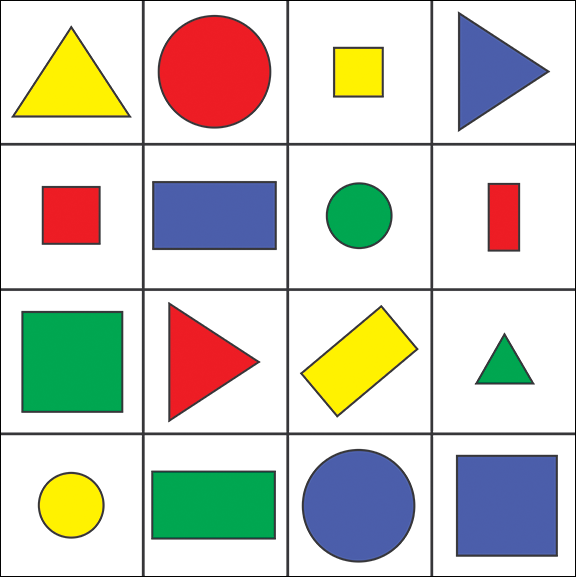
#> input picture circle4.png, 576 x 577 px
$ python find_shapes.py
#> lines starting #> are read from the running program, lines starting #| are printed output that depends on the picture; after the words box and inside, x2 and y2 are one past the last pixel; in counts of white or black regions, pixels touching at a corner belong together

import numpy as np
import matplotlib.pyplot as plt
from scipy import ndimage
import imageio
import cv2

#Load image into variable and display it
lion = imageio.imread('circle4.png') # PasteQqq address of image
#> lion is the input picture: shape (577, 576, 4); mean R, G, B, A 37.1, 37.1, 28.2, 84.2
plt.imshow(lion, cmap = plt.get_cmap('gray'))
plt.show()

image = imageio.imread('circle4.png') # Paste address of image
# plt.imshow(image, cmap = plt.get_cmap('gray'))
# plt.show()


# Convert color image to grayscale to help extraction of edges and plot it
lion_gray = np.dot(lion[...,:3], [0.299, 0.587, 0.114])
#lion_gray = lion_gray.astype('int32')
# plt.imshow(lion_gray, cmap = plt.get_cmap('gray'))
# plt.show()


# Blur the grayscale image so that only important edges are extracted and the noisy ones ignored
lion_gray_blurred = ndimage.gaussian_filter(lion_gray, sigma=1.4) # Note that the value of sigma is image specific
# plt.imshow(lion_gray_blurred, cmap = plt.get_cmap('gray'))
# plt.show()


# Apply Sobel Filter using the convolution operation
# Note that in this case I have used the filter to have a maximum amgnitude of 2, but it can also be changed to other numbers for aggressive edge extraction
# For eg [-1,0,1], [-5,0,5], [-1,0,1]
def SobelFilter(img, direction):
#> called with direction = 'x'
    if (direction == 'x'):
        Gx = np.array([[-1, 0, +1], [-2, 0, +2], [-1, 0, +1]])
        Res = ndimage.convolve(img, Gx)
        # Res = ndimage.convolve(img, Gx, mode='constant', cval=0.0)
    if (direction == 'y'):
        Gy = np.array([[-1, -2, -1], [0, 0, 0], [+1, +2, +1]])
        Res = ndimage.convolve(img, Gy)
        # Res = ndimage.convolve(img, Gy, mode='constant', cval=0.0)

    return Res


# Normalize the pixel array, so that values are <= 1
def Normalize(img):
    #img = np.multiply(img, 255 / np.max(img))
    img = img/np.max(img)
    return img


# Apply Sobel Filter in X direction
gx = SobelFilter(lion_gray_blurred, 'x')
gx = Normalize(gx)
# plt.imshow(gx, cmap = plt.get_cmap('gray'))
# plt.show()


# Apply Sobel Filter in Y direction
gy = SobelFilter(lion_gray_blurred, 'y')
gy = Normalize(gy)
# [8 lines of commented-out code are left out]

dx = ndimage.sobel(lion_gray_blurred, axis=1) # horizontal derivative
dy = ndimage.sobel(lion_gray_blurred, axis=0) # vertical derivative
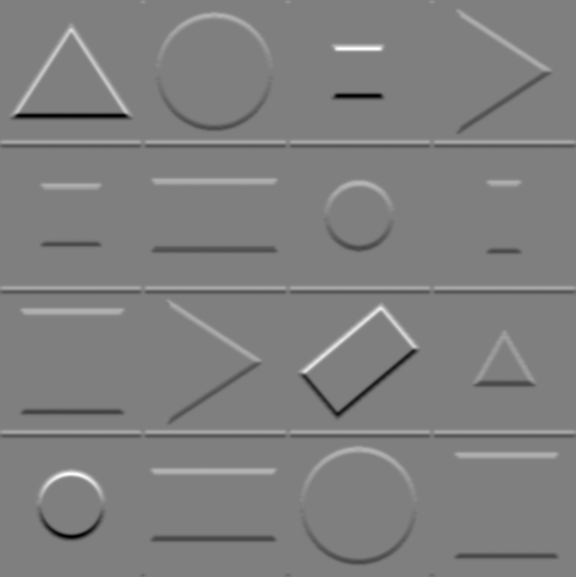
#> dy: shape (577, 576) float64; min -360.2, max 360, mean 0; drawn with min black and max white


# [8 lines of commented-out code are left out]
Mag = np.hypot(gx,gy)
Mag = Normalize(Mag)
# plt.imshow(Mag, cmap = plt.get_cmap('gray'))
# plt.show()


# Calculate the magnitude of the gradients obtained using the inbuilt function, again done to verify the correctness of the above value
mag = np.hypot(dx,dy)
mag = Normalize(mag)
# plt.imshow(mag, cmap = plt.get_cmap('gray'))
# plt.show()


# Calculate direction of the gradients
Gradient = np.degrees(np.arctan2(gy,gx))
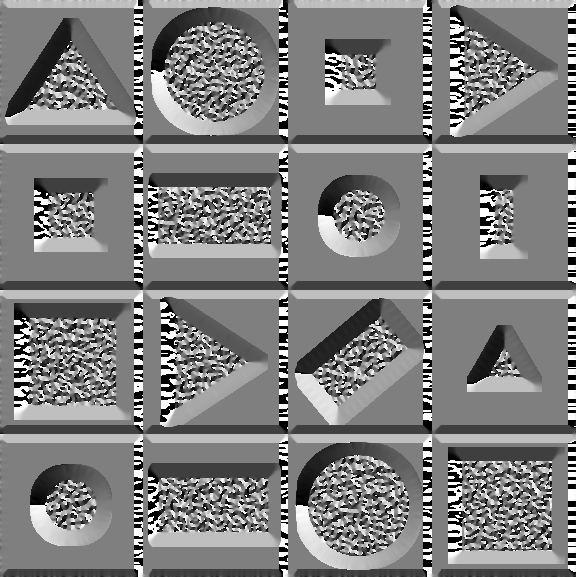
#> Gradient: shape (577, 576) float64; min -180, max 180, mean -0.7; drawn with min black and max white

# Calculate the direction of the gradients obtained using the inbuilt sobel function
gradient = np.degrees(np.arctan2(dy,dx))
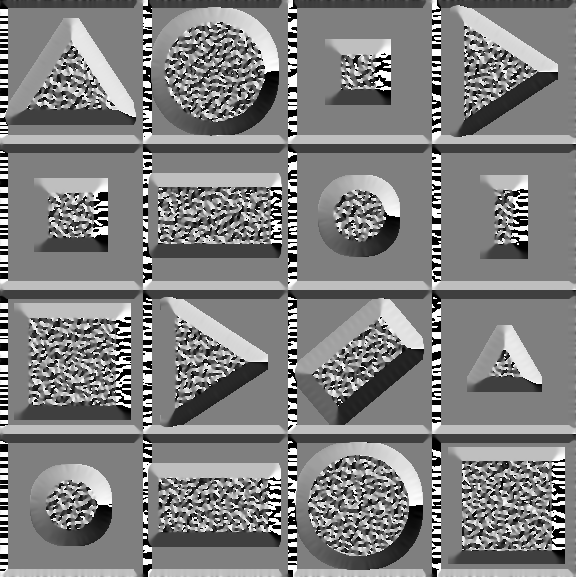
#> gradient: shape (577, 576) float64; min -180, max 180, mean 0.8; drawn with min black and max white


# Do Non Maximum Suppression with interpolation to get a better estimate of the magnitude values of the pixels in the gradient direction
# This is done to get thin edges
def NonMaxSupWithInterpol(Gmag, Grad, Gx, Gy):
    NMS = np.zeros(Gmag.shape)

    for i in range(1, int(Gmag.shape[0]) - 1):
        for j in range(1, int(Gmag.shape[1]) - 1):
            if ((Grad[i, j] >= 0 and Grad[i, j] <= 45) or (Grad[i, j] < -135 and Grad[i, j] >= -180)):
                yBot = np.array([Gmag[i, j + 1], Gmag[i + 1, j + 1]])
                yTop = np.array([Gmag[i, j - 1], Gmag[i - 1, j - 1]])
                x_est = np.absolute(Gy[i, j] / Gmag[i, j])
                if (Gmag[i, j] >= ((yBot[1] - yBot[0]) * x_est + yBot[0]) and Gmag[i, j] >= (
                        (yTop[1] - yTop[0]) * x_est + yTop[0])):
                    NMS[i, j] = Gmag[i, j]
                else:
                    NMS[i, j] = 0
            if ((Grad[i, j] > 45 and Grad[i, j] <= 90) or (Grad[i, j] < -90 and Grad[i, j] >= -135)):
                yBot = np.array([Gmag[i + 1, j], Gmag[i + 1, j + 1]])
                yTop = np.array([Gmag[i - 1, j], Gmag[i - 1, j - 1]])
                x_est = np.absolute(Gx[i, j] / Gmag[i, j])
                if (Gmag[i, j] >= ((yBot[1] - yBot[0]) * x_est + yBot[0]) and Gmag[i, j] >= (
                        (yTop[1] - yTop[0]) * x_est + yTop[0])):
                    NMS[i, j] = Gmag[i, j]
                else:
                    NMS[i, j] = 0
            if ((Grad[i, j] > 90 and Grad[i, j] <= 135) or (Grad[i, j] < -45 and Grad[i, j] >= -90)):
                yBot = np.array([Gmag[i + 1, j], Gmag[i + 1, j - 1]])
                yTop = np.array([Gmag[i - 1, j], Gmag[i - 1, j + 1]])
                x_est = np.absolute(Gx[i, j] / Gmag[i, j])
                if (Gmag[i, j] >= ((yBot[1] - yBot[0]) * x_est + yBot[0]) and Gmag[i, j] >= (
                        (yTop[1] - yTop[0]) * x_est + yTop[0])):
                    NMS[i, j] = Gmag[i, j]
                else:
                    NMS[i, j] = 0
            if ((Grad[i, j] > 135 and Grad[i, j] <= 180) or (Grad[i, j] < 0 and Grad[i, j] >= -45)):
                yBot = np.array([Gmag[i, j - 1], Gmag[i + 1, j - 1]])
                yTop = np.array([Gmag[i, j + 1], Gmag[i - 1, j + 1]])
                x_est = np.absolute(Gy[i, j] / Gmag[i, j])
                if (Gmag[i, j] >= ((yBot[1] - yBot[0]) * x_est + yBot[0]) and Gmag[i, j] >= (
                        (yTop[1] - yTop[0]) * x_est + yTop[0])):
                    NMS[i, j] = Gmag[i, j]
                else:
                    NMS[i, j] = 0
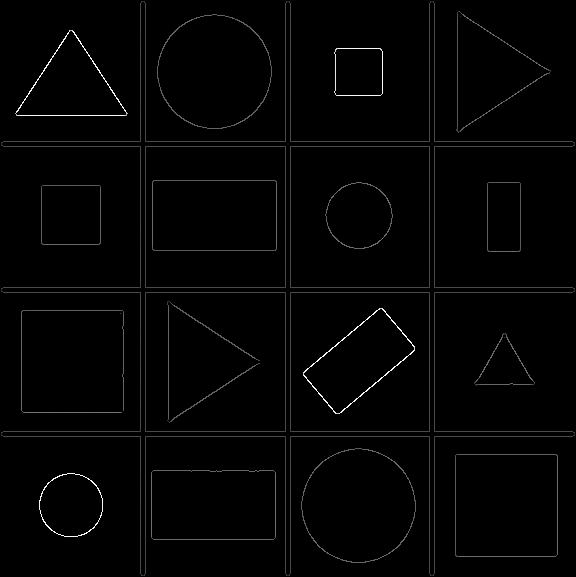
#> NMS: shape (577, 576) float64; min 0, max 1, mean 0.0141

    return NMS


# This is also non-maxima suppression but without interpolation i.e. the pixel closest to the gradient direction is used as the estimate
def NonMaxSupWithoutInterpol(Gmag, Grad):
    NMS = np.zeros(Gmag.shape)
    for i in range(1, int(Gmag.shape[0]) - 1):
        for j in range(1, int(Gmag.shape[1]) - 1):
            if((Grad[i,j] >= -22.5 and Grad[i,j] <= 22.5) or (Grad[i,j] <= -157.5 and Grad[i,j] >= 157.5)):
                if((Gmag[i,j] > Gmag[i,j+1]) and (Gmag[i,j] > Gmag[i,j-1])):
                    NMS[i,j] = Gmag[i,j]
                else:
                    NMS[i,j] = 0
            if((Grad[i,j] >= 22.5 and Grad[i,j] <= 67.5) or (Grad[i,j] <= -112.5 and Grad[i,j] >= -157.5)):
                if((Gmag[i,j] > Gmag[i+1,j+1]) and (Gmag[i,j] > Gmag[i-1,j-1])):
                    NMS[i,j] = Gmag[i,j]
                else:
                    NMS[i,j] = 0
            if((Grad[i,j] >= 67.5 and Grad[i,j] <= 112.5) or (Grad[i,j] <= -67.5 and Grad[i,j] >= -112.5)):
                if((Gmag[i,j] > Gmag[i+1,j]) and (Gmag[i,j] > Gmag[i-1,j])):
                    NMS[i,j] = Gmag[i,j]
                else:
                    NMS[i,j] = 0
            if((Grad[i,j] >= 112.5 and Grad[i,j] <= 157.5) or (Grad[i,j] <= -22.5 and Grad[i,j] >= -67.5)):
                if((Gmag[i,j] > Gmag[i+1,j-1]) and (Gmag[i,j] > Gmag[i-1,j+1])):
                    NMS[i,j] = Gmag[i,j]
                else:
                    NMS[i,j] = 0

    return NMS


# Get the Non-Max Suppressed output
NMS = NonMaxSupWithInterpol(Mag, Gradient, gx, gy)
NMS = Normalize(NMS)
# plt.imshow(NMS, cmap = plt.get_cmap('gray'))
# plt.show()


# Get the Non-max suppressed output on the same image but using the image using the inbuilt sobel operator
nms = NonMaxSupWithInterpol(mag, gradient, dx, dy)
nms = Normalize(nms)
# plt.imshow(nms, cmap = plt.get_cmap('gray'))
# plt.show()


# Double threshold Hysterisis
# Note that I have used a very slow iterative approach for ease of understanding, a faster implementation using recursion can be done instead
# This recursive approach would recurse through every strong edge and find all connected weak edges
def DoThreshHyst(img):
    highThresholdRatio = 0.2
    lowThresholdRatio = 0.15
    GSup = np.copy(img)
    h = int(GSup.shape[0])
#> h = 577
    w = int(GSup.shape[1])
#> w = 576
    highThreshold = np.max(GSup) * highThresholdRatio
#> highThreshold = 0.2
    lowThreshold = highThreshold * lowThresholdRatio
#> lowThreshold = 0.03
    x = 0.1
    oldx = 0

    # The while loop is used so that the loop will keep executing till the number of strong edges do not change, i.e all weak edges connected to strong edges have been found
    while (oldx != x):
        oldx = x
        for i in range(1, h - 1):
            for j in range(1, w - 1):
                if (GSup[i, j] > highThreshold):
                    GSup[i, j] = 1
                elif (GSup[i, j] < lowThreshold):
                    GSup[i, j] = 0
                else:
                    if ((GSup[i - 1, j - 1] > highThreshold) or
                            (GSup[i - 1, j] > highThreshold) or
                            (GSup[i - 1, j + 1] > highThreshold) or
                            (GSup[i, j - 1] > highThreshold) or
                            (GSup[i, j + 1] > highThreshold) or
                            (GSup[i + 1, j - 1] > highThreshold) or
                            (GSup[i + 1, j] > highThreshold) or
                            (GSup[i + 1, j + 1] > highThreshold)):
                        GSup[i, j] = 1
        x = np.sum(GSup == 1)
#> this loop made 3 passes
#> (oldx, x) on passes 2 to 3: (11953, 11954), (11954, 11954)
#> x on pass 1: 11953
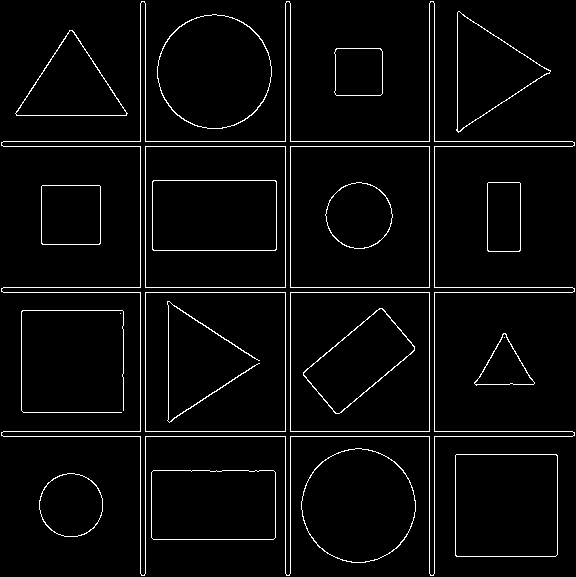
#> GSup: shape (577, 576) float64; 10.58% of pixels changed, all inside (x1, y1, x2, y2) = (1, 1, 575, 576)

    GSup = (GSup == 1) * GSup  # This is done to remove/clean all the weak edges which are not connected to strong edges
#> GSup: shape (577, 576) float64; values 0 (black) and 1 (white), 3.6% white in thin lines or dots

    return GSup


# The output of canny edge detection
Final_Image = DoThreshHyst(NMS)
plt.imshow(Final_Image, cmap = plt.get_cmap('gray'))
# plt.show()


# The output of canny edge detection using the inputs obtaind using the inbuilt sobel operator
# Notice that the output here looks better than the one above, this might be because of the low magnitude of filter value used in our implementation of the Sobel Operator
# Changing the filter to a higher value leads to more aggressive edge extraction and thus a better output.
final_image = DoThreshHyst(nms)
#> the loop in DoThreshHyst (call 2), `while (oldx != x):` made 5 passes
#> (oldx, x) on passes 2 to 5: (14449, 14468), (14468, 14473), (14473, 14475), (14475, 14475)
#> x on pass 1: 14449
#> after the loop in DoThreshHyst (call 2), `while (oldx != x):`:
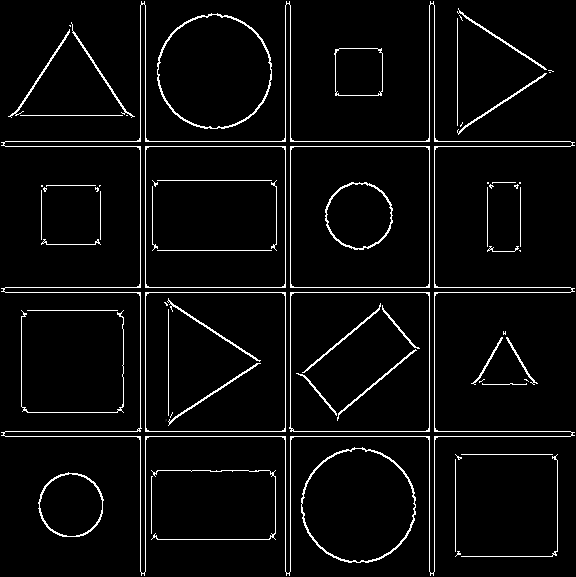
#> GSup: shape (577, 576) float64; min 0, max 1, mean 0.0436
#> in DoThreshHyst (call 2), `GSup = (GSup == 1) * GSup`: GSup: shape (577, 576) float64; values 0 (black) and 1 (white), 4.4% white in thin lines or dots
# plt.imshow(final_image, cmap = plt.get_cmap('gray'))
# plt.show()

# print(final_image.dtype)
final_image = np.uint8(final_image)
# [8 lines of commented-out code are left out]

font = cv2.FONT_HERSHEY_COMPLEX

contours, hierarchy = cv2.findContours(final_image, cv2.RETR_TREE, cv2.CHAIN_APPROX_SIMPLE)
#> contours = 92 contours, 58 with area under 20; largest, box (x1, y1, x2, y2) and area: (1, 1, 575, 576) 95089, (3, 3, 573, 574) 94928, (145, 146, 286, 288) 19740, (145, 146, 286, 288) 19714, (290, 146, 430, 288) 19599
color = (0, 0, 255)
#
# image1 = imageio.imread('circle4.png') # Paste address of image
# plt.imshow(image1, cmap = plt.get_cmap('gray'))
# plt.show()

for cnt in contours:
            approx = cv2.approxPolyDP(cnt, 0.00001*cv2.arcLength(cnt, True), True)
            x = approx.ravel()[0]
            y = approx.ravel()[1]


            cv2.drawContours(image, [approx], 0, (255, 0, 0), 5)

            if len(approx) == 3:
                cv2.putText(image, "Triangle", (x, y), font, 1,(0,0,255), (0))

            elif len(approx) == 4:
                (x, y, w, h) = cv2.boundingRect(approx)
                ar = w / float(h)

                cv2.putText(image, "Square", (x, y), font, 1,(0,0,255), (0)) if ar >= 0.95 and ar <= 1.05 else cv2.putText(image, "Rectangle", (x, y), font, 1,(0,0,255), (0))
            elif len(approx) == 5:

                cv2.putText(image, "Pentagon", (x, y), font, 1,(0,0,255), (0))
            elif len(approx) == 6:

                cv2.putText(image, "Hexagon", (x, y), font, 1,(0,0,255), (0))
            elif len(approx) == 7:

                cv2.putText(image, "Septagon", (x, y), font, 1,(0,0,255), (0))
            elif len(approx) == 8:

                cv2.putText(image, "Octagon", (x, y), font, 1,(0,0,255), (0))
            elif 8 < len(approx) < 13:

                cv2.putText(image, "Ellipse", (x, y), font, 1,(0,0,255), (0))
            elif 13 < len(approx) < 30:

                cv2.putText(image, "Circle", (x, y), font, 1,(0,0,255), (0))
#> this loop made 92 passes
#> (cnt, approx, w, h, ar) on pass 2: ([[151, 476], [151, 533], [151, 477], [152, 476]], [[152, 476], [151, 476], [151, 533], [151, 477]], 2, 58, 0.0345)
#> (approx, w, h, ar) on passes 8, 11, 24, 25, 27, 28: ([[553, 553], [554, 552], [555, 553], [554, 554]], 3, 3, 1), ([[458, 458], [459, 457], [460, 458], [459, 459]], 3, 3, 1), ([[488, 249], [489, 248], [490, 249], [489, 250]], 3, 3, 1), ([[489, 248], [490, 247], [491, 248], [490, 249]], 3, 3, 1), ([[42, 242], [43, 241], [44, 242], [43, 243]], 3, 3, 1), ([[96, 241], [97, 240], [98, 241], [97, 242]], 3, 3, 1)
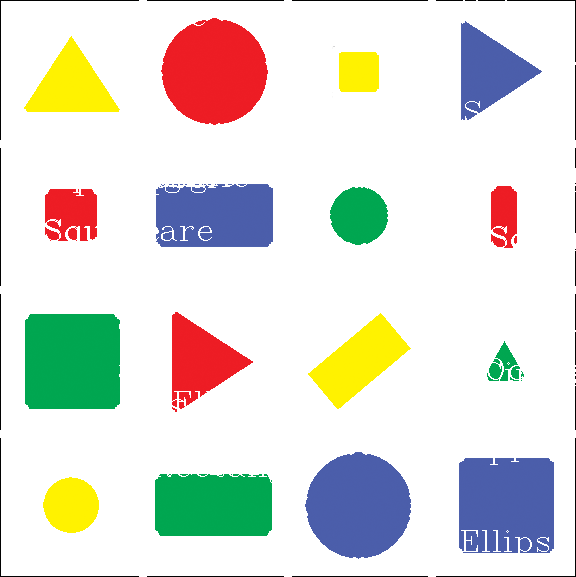
#> image: shape (577, 576, 4); mean R, G, B, A 84.5, 28, 31.2, 60.3; transparent parts drawn white

# plt.imshow(image)
# plt.show()
cv2.imshow("shap",image)


# cv2.imshow("Threshold", threshold)
key = cv2.waitKey(0)
#> (key Esc is pressed here)

cv2.destroyAllWindows()
